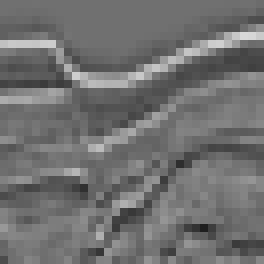
#> input picture data/original/6.png, 33 x 33 px, shrunk from 101 x 101 before the run (shown 8 times larger)
$ python test.py   (older library calls are emulated)
#> lines starting #> are read from the running program, lines starting #| are printed output that depends on the picture
### covariance.py
import cv2
import matplotlib.pyplot as plt
import numpy as np
from skimage.restoration import denoise_tv_chambolle


# See PyCharm help at https://www.jetbrains.com/help/pycharm/
# [9 lines left out: function show_in_plot, not called in this run]


def get_patch_at(pixel_grid, i, j, size):
    x_length, y_length = pixel_grid.shape
    half_size = int(size / 2)
    start_x: int = max(0, i - half_size)
    end_x: int = min(x_length, i + half_size + 1)
    start_y: int = max(0, j - half_size)
    end_y: int = min(y_length, j + half_size + 1)
    pad_start_x: int = max(0, -(i - half_size))
    pad_end_x: int = max(0, (i + half_size + 1) - x_length)
    pad_start_y: int = max(0, -(j - half_size))
    pad_end_y: int = max(0, (j + half_size + 1) - y_length)
    pad_value = ((pad_start_x, pad_end_x), (pad_start_y, pad_end_y))
    sliced = pixel_grid[start_x:end_x, start_y:end_y]
    if pad_start_x == 0 and pad_end_x == 0 and pad_start_y == 0 and pad_end_y == 0:
        return sliced
    else:
        return np.pad(sliced, pad_value, 'edge')


def get_cov(x, y, patch_size):
    x_avg = np.average(x)
    y_avg = np.average(y)
    cov = np.multiply(x - x_avg, y - y_avg)
    return np.sum(cov) / patch_size * patch_size


def treat_covariance(img_path, patch_size=25):
#> called with img_path = 'data/original/6.png', patch_size = 5
    I = cv2.cvtColor(cv2.imread(img_path), cv2.COLOR_BGR2GRAY)
    I = I / 255

    Gx = cv2.Sobel(I, cv2.CV_64F, 1, 0, ksize=3)
    Gy = cv2.Sobel(I, cv2.CV_64F, 0, 1, ksize=3)
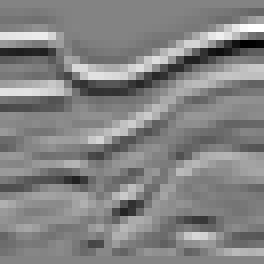
#> Gy: shape (33, 33) float64 (shown 8 times larger); min -2.17, max 2.04, mean -0.000591; drawn with min black and max white

    w, h = I.shape
#> w = 33; h = 33

    covxx = np.zeros((w, h))
    covxy = np.zeros((w, h))
    covyx = np.zeros((w, h))
    covyy = np.zeros((w, h))
    chaos = np.zeros((w, h))

    for i in range(0, w):
        for j in range(0, h):
            sovel_x_patch = get_patch_at(Gx, i, j, patch_size)
            sovel_y_patch = get_patch_at(Gy, i, j, patch_size)
            covxx[i, j] = get_cov(sovel_x_patch, sovel_x_patch, patch_size)
            covxy[i, j] = get_cov(sovel_x_patch, sovel_y_patch, patch_size)
            covyx[i, j] = get_cov(sovel_y_patch, sovel_x_patch, patch_size)
            covyy[i, j] = get_cov(sovel_y_patch, sovel_y_patch, patch_size)
            co = np.array([[covxx[i, j], covxy[i, j]], [covyx[i, j], covyy[i, j]]])
            w, _ = np.linalg.eig(co)
            if(w[0]+w[1]==0):
                chaos[i,j]=0
            else:
                chaos[i, j] = abs(w[0] - w[1]) / (w[0] + w[1])
#> this loop made 33 passes
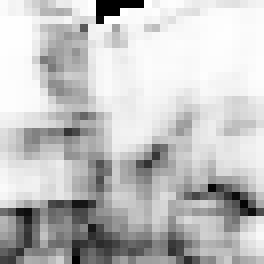
#> chaos: shape (33, 33) float64 (shown 8 times larger); min 0, max 1, mean 0.762
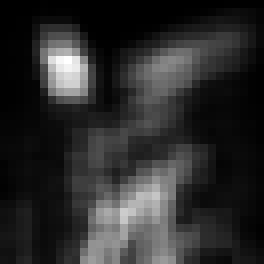
#> covxx: shape (33, 33) float64 (shown 8 times larger); min 0, max 8.07, mean 1.39; drawn with min black and max white
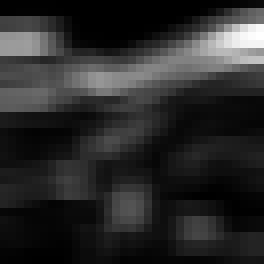
#> covyy: shape (33, 33) float64 (shown 8 times larger); min 0, max 46.05, mean 7.6; drawn with min black and max white
    return chaos


def treat_covariance_with_multiple_window(img_path, weight=10):
    I = cv2.cvtColor(cv2.imread(img_path), cv2.COLOR_BGR2GRAY)
    summation = np.zeros(I.shape)
    for patch_size in range(5, 11, 2):
        summation += treat_covariance(img_path, patch_size)
    tv_denoised = denoise_tv_chambolle(summation, weight=weight)
    return tv_denoised


# [8 lines left out: function treat_covariance_with_multiple_window_normalized, not called in this run]

### edge.py
import cv2
import numpy as np
from skimage.restoration import denoise_tv_chambolle


def get_patch_at(pixel_grid, i, j, size):
    x_length, y_length = pixel_grid.shape
    half_size = int(size / 2)
    start_x: int = max(0, i - half_size)
    end_x: int = min(x_length, i + half_size + 1)
    start_y: int = max(0, j - half_size)
    end_y: int = min(y_length, j + half_size + 1)
    pad_start_x: int = max(0, -(i - half_size))
    pad_end_x: int = max(0, (i + half_size + 1) - x_length)
    pad_start_y: int = max(0, -(j - half_size))
    pad_end_y: int = max(0, (j + half_size + 1) - y_length)
    pad_value = ((pad_start_x, pad_end_x), (pad_start_y, pad_end_y))
    sliced = pixel_grid[start_x:end_x, start_y:end_y]
    if pad_start_x == 0 and pad_end_x == 0 and pad_start_y == 0 and pad_end_y == 0:
        return sliced
    else:
        return np.pad(sliced, pad_value, 'edge')


def treat_edge(img_path, sobel_patch_size=25, gradient_path_size=25):
#> called with img_path = 'data/original/6.png', sobel_patch_size = 3, gradient_path_size = 5
    I = cv2.cvtColor(cv2.imread(img_path), cv2.COLOR_BGR2GRAY)
    I = I / 255
    Gx = cv2.Sobel(I, cv2.CV_64F, 1, 0, ksize=sobel_patch_size)
    Gy = cv2.Sobel(I, cv2.CV_64F, 0, 1, ksize=sobel_patch_size)
    G = np.sqrt(Gx * Gx + Gy * Gy)

    w, h = I.shape
    edge = np.zeros((w, h))

    for i in range(0, w):
        for j in range(0, h):
            g_patch = get_patch_at(G, i, j, gradient_path_size)
            edge[i, j] = np.max(g_patch) - np.min(g_patch)
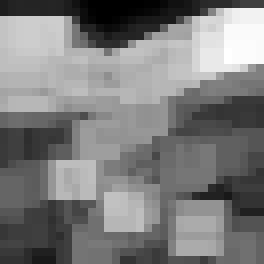
#> edge: shape (33, 33) float64 (shown 8 times larger); min 0, max 2.15, mean 1.05; drawn with min black and max white
    return edge


# [7 lines left out: function treat_edge_with_multiple_window, not called in this run]


def treat_edge_with_multiple_window_normalized(img_path, weight=10):
    I = cv2.cvtColor(cv2.imread(img_path), cv2.COLOR_BGR2GRAY)
    summation = np.zeros(I.shape)
    for patch_size in range(5, 11, 2):
        summation += treat_edge(img_path, 3, patch_size)
    average = summation / np.sum(summation)
    tv_denoised = denoise_tv_chambolle(average, weight=weight)
    return tv_denoised

### gl.py
import cv2
import matplotlib.pyplot as plt
import numpy as np
from skimage.feature import greycomatrix, greycoprops
from skimage.restoration import denoise_tv_chambolle


# [11 lines left out: function show_in_plot, not called in this run]


def get_patch_at(pixel_grid, i, j, size):
    x_length, y_length = pixel_grid.shape
    half_size = int(size / 2)
    start_x: int = max(0, i - half_size)
    end_x: int = min(x_length, i + half_size + 1)
    start_y: int = max(0, j - half_size)
    end_y: int = min(y_length, j + half_size + 1)
    pad_start_x: int = max(0, -(i - half_size))
    pad_end_x: int = max(0, (i + half_size + 1) - x_length)
    pad_start_y: int = max(0, -(j - half_size))
    pad_end_y: int = max(0, (j + half_size + 1) - y_length)
    pad_value = ((pad_start_x, pad_end_x), (pad_start_y, pad_end_y))
    sliced = pixel_grid[start_x:end_x, start_y:end_y]
    if pad_start_x == 0 and pad_end_x == 0 and pad_start_y == 0 and pad_end_y == 0:
        return sliced
    else:
        return np.pad(sliced, pad_value, 'edge')


# [28 lines left out: functions treat_all_glcm, treat_all_glcm_with_multiple_window, not called in this run]


def treat_glcm(img_path, patch_size=5, mod='correlation'):
#> called with img_path = 'data/original/6.png', patch_size = 3, mod = 'homogeneity'
    I = cv2.cvtColor(cv2.imread(img_path), cv2.COLOR_BGR2GRAY)

    glcm = np.zeros(I.shape)
    for i in range(I.shape[0]):
        for j in range(I.shape[1]):
            patch = get_patch_at(I, i, j, patch_size)
            comatrix = greycomatrix(patch, distances=[1], angles=[90], levels=256, symmetric=True, normed=True)
            glcm[i, j] = greycoprops(comatrix, mod)[0, 0]
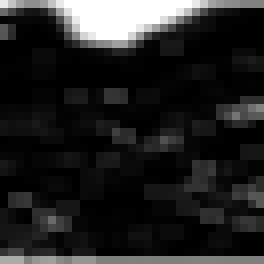
#> glcm: shape (33, 33) float64 (shown 8 times larger); min 0.000127, max 1, mean 0.136
    return glcm


# [25 lines left out: functions treat_glcm_with_multiple_window, treat_glcm_normalized, treat_glcm_with_multiple_window_normalized, not called in this run]

### smootheness.py
import cv2
import numpy as np


def get_patch_at(pixel_grid, i, j, size):
    x_length, y_length = pixel_grid.shape
    half_size = int(size / 2)
    start_x: int = max(0, i - half_size)
    end_x: int = min(x_length, i + half_size + 1)
    start_y: int = max(0, j - half_size)
    end_y: int = min(y_length, j + half_size + 1)
    pad_start_x: int = max(0, -(i - half_size))
    pad_end_x: int = max(0, (i + half_size + 1) - x_length)
    pad_start_y: int = max(0, -(j - half_size))
    pad_end_y: int = max(0, (j + half_size + 1) - y_length)
    pad_value = ((pad_start_x, pad_end_x), (pad_start_y, pad_end_y))
    sliced = pixel_grid[start_x:end_x, start_y:end_y]
    if pad_start_x == 0 and pad_end_x == 0 and pad_start_y == 0 and pad_end_y == 0:
        return sliced
    else:
        return np.pad(sliced, pad_value, 'edge')


def treat_smoothness(img_path, sobel_patch_size=25, smoothness_window_size=25):
#> called with img_path = 'data/original/6.png', sobel_patch_size = 3, smoothness_window_size = 5
    I = cv2.cvtColor(cv2.imread(img_path), cv2.COLOR_BGR2GRAY)
    I = I / 255

    Gx = cv2.Sobel(I, cv2.CV_64F, 1, 0, ksize=sobel_patch_size)
    Gy = cv2.Sobel(I, cv2.CV_64F, 0, 1, ksize=sobel_patch_size)
    G = np.sqrt(Gx * Gx + Gy * Gy)
    G = G / np.max(G)

    w, h = I.shape
    smoothness_window = np.zeros(I.shape)
    for i in range(0, w):
        for j in range(0, h):
            gradient_patch = get_patch_at(G, i, j, smoothness_window_size)
            sum = np.sum(gradient_patch)
            smoothness_window[i, j] = sum
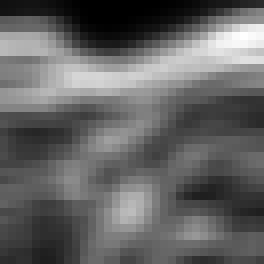
#> smoothness_window: shape (33, 33) float64 (shown 8 times larger); min 0, max 13.19, mean 5.17; drawn with min black and max white

    smoothness_window = smoothness_window
    return smoothness_window


# [4 lines left out: function treat_smoothness_normalized, not called in this run]

### test.py
import glob
import os

import matplotlib.pyplot as plt
import numpy as np

import covariance
import edge
import gl
import smootheness


def get_image_files():
    return glob.glob(os.path.join("data/original", '6.png'))


# See PyCharm help at https://www.jetbrains.com/help/pycharm/
def show_in_plot(img1, img2, img3, img4):
    plt.figure()
    plt.subplot(2, 2, 1)
    plt.imshow(img1, cmap='gray')
    plt.subplot(2, 2, 2)
    plt.imshow(img2, cmap='gray')
    plt.subplot(2, 2, 3)
    plt.imshow(img3, cmap='gray')
    plt.subplot(2, 2, 4)
    plt.imshow(img4, cmap='gray')
    plt.show()


def main(img_path):
    chaos = covariance.treat_covariance_with_multiple_window(img_path)
    e = edge.treat_edge_with_multiple_window_normalized(img_path)
    GLCM = gl.treat_glcm(img_path, 3, 'homogeneity')
    sm = smootheness.treat_smoothness(img_path, 3, 5)
    show_in_plot(chaos, sm, e, GLCM)
    print(np.max(e), np.min(e), np.max(GLCM), np.min(GLCM), np.min(sm))


if __name__ == "__main__":
    images_path = get_image_files()
    for image in images_path:
        main(image)

$ run again, with data/original/117.png copied over data/original/6.png
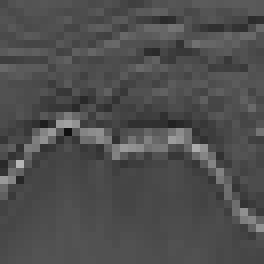
#> input picture data/original/117.png, 33 x 33 px, shrunk from 101 x 101 before the run (shown 8 times larger)
#> in treat_covariance, `Gy = cv2.Sobel(I, cv2.CV_64F, 0, 1, ksize=3)`:
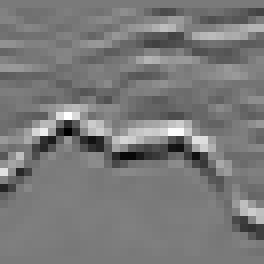
#> Gy: shape (33, 33) float64 (shown 8 times larger); min -1.48, max 1.62, mean -0.00287; drawn with min black and max white
#> the loop in treat_covariance, `for i in range(0, w):` made 33 passes
#> after the loop in treat_smoothness, `for i in range(0, w):`:
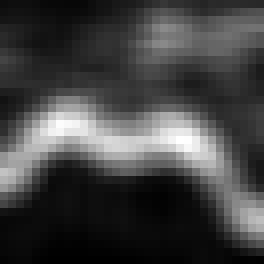
#> smoothness_window: shape (33, 33) float64 (shown 8 times larger); min 0.307, max 13.36, mean 3.71; drawn with min black and max white

$ run again, with data/original/119.png copied over data/original/6.png
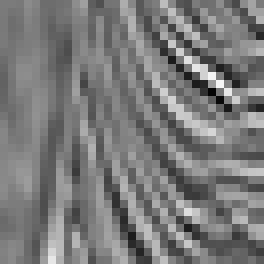
#> input picture data/original/119.png, 33 x 33 px, shrunk from 101 x 101 before the run (shown 8 times larger)
#> in treat_covariance, `Gy = cv2.Sobel(I, cv2.CV_64F, 0, 1, ksize=3)`:
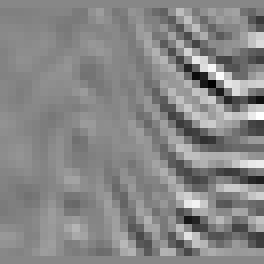
#> Gy: shape (33, 33) float64 (shown 8 times larger); min -2.55, max 2.27, mean -0.000519; drawn with min black and max white
#> the loop in treat_covariance, `for i in range(0, w):` made 33 passes
#> after the loop in treat_smoothness, `for i in range(0, w):`:
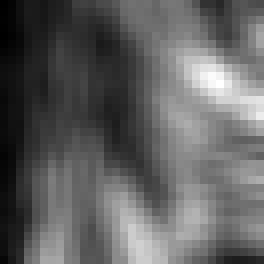
#> smoothness_window: shape (33, 33) float64 (shown 8 times larger); min 0.796, max 13.41, mean 5.58; drawn with min black and max white

$ run again, with data/original/120.png copied over data/original/6.png
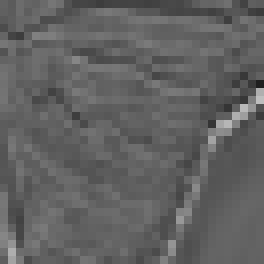
#> input picture data/original/120.png, 33 x 33 px, shrunk from 101 x 101 before the run (shown 8 times larger)
#> the loop in treat_covariance, `for i in range(0, w):` made 33 passes
#> after the loop in treat_smoothness, `for i in range(0, w):`:
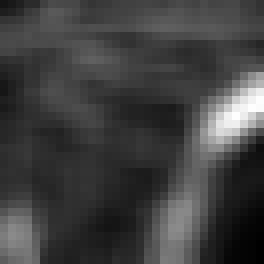
#> smoothness_window: shape (33, 33) float64 (shown 8 times larger); min 0.167, max 12.36, mean 3.26; drawn with min black and max white
